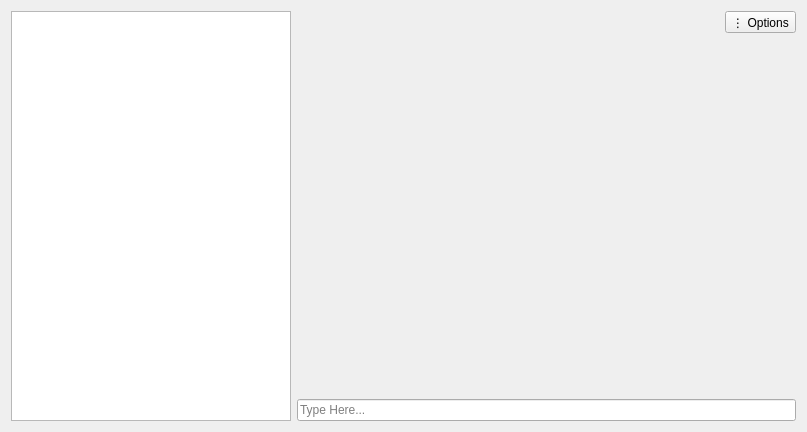
<?xml version="1.0" encoding="UTF-8"?>
<ui version="4.0">
 <class>ChatRoom</class>
 <widget class="QWidget" name="ChatRoom">
  <property name="geometry">
   <rect>
    <x>0</x>
    <y>0</y>
    <width>807</width>
    <height>432</height>
   </rect>
  </property>
  <property name="windowTitle">
   <string>Room Window</string>
  </property>
  <layout class="QHBoxLayout" name="horizontalLayout">
   <item>
    <widget class="QTreeView" name="player_view">
     <property name="sizePolicy">
      <sizepolicy hsizetype="Fixed" vsizetype="Expanding">
       <horstretch>0</horstretch>
       <verstretch>0</verstretch>
      </sizepolicy>
     </property>
     <property name="minimumSize">
      <size>
       <width>280</width>
       <height>0</height>
      </size>
     </property>
     <property name="maximumSize">
      <size>
       <width>280</width>
       <height>16777215</height>
      </size>
     </property>
    </widget>
   </item>
   <item>
    <layout class="QVBoxLayout" name="verticalLayout_4">
     <item>
      <layout class="QHBoxLayout" name="header_layout">
       <property name="spacing">
        <number>0</number>
       </property>
       <item>
        <spacer name="header_spacer">
         <property name="orientation">
          <enum>Qt::Horizontal</enum>
         </property>
         <property name="sizeHint" stdset="0">
          <size>
           <width>40</width>
           <height>12</height>
          </size>
         </property>
        </spacer>
       </item>
       <item>
        <widget class="QToolButton" name="options_button">
         <property name="text">
          <string>⋮ Options</string>
         </property>
         <property name="popupMode">
          <enum>QToolButton::InstantPopup</enum>
         </property>
        </widget>
       </item>
      </layout>
     </item>
     <item>
      <widget class="QScrollArea" name="chat_history">
       <property name="widgetResizable">
        <bool>true</bool>
       </property>
       <property name="frameShape">
        <enum>QFrame::NoFrame</enum>
       </property>
      </widget>
     </item>
     <item>
      <layout class="QHBoxLayout" name="horizontalLayout_3">
       <item>
        <widget class="QLineEdit" name="chat_message">
         <property name="placeholderText">
          <string>Type Here...</string>
         </property>
        </widget>
       </item>
      </layout>
     </item>
    </layout>
   </item>
  </layout>
 </widget>
 <resources/>
 <connections/>
</ui>
